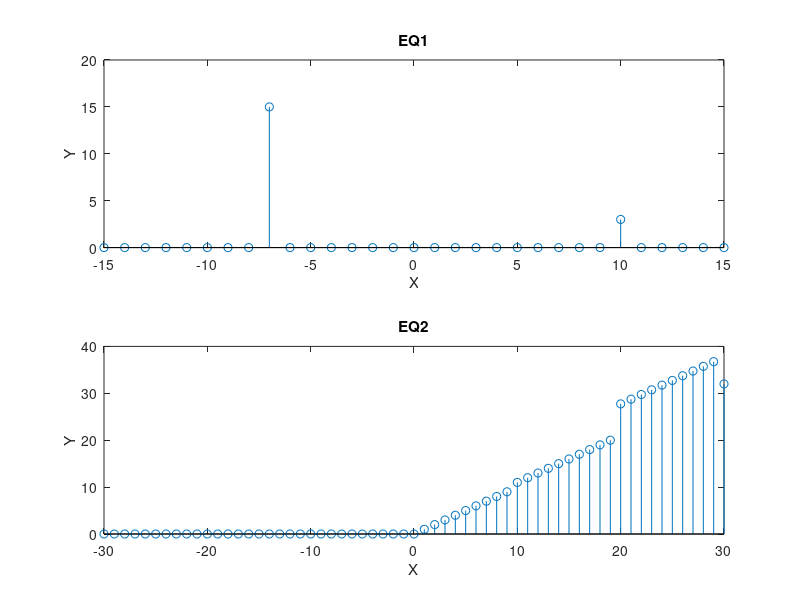

Write MATLAB code to recreate this figure.
% n1=-2:1:2;
% n2=0:1:4;
% x1=[11 -13 15 7 -9];
% x2=[-12 14 6 -8 5];
% 
% figure(1)
% subplot(4,1,1)
% stem(n1-(-5),x1)
% xlabel('X')
% ylabel('Y')
% title('Shift signal right by 5')
% 
% subplot(4,1,2)
% stem(-(n1-(-5)),x1)
% xlabel('X')
% ylabel('Y')
% title('Shift signal left by 5')
% 
% subplot(4,1,3)
% stem(n2-(6),x1)
% xlabel('X')
% ylabel('Y')
% title('Shift signal left by 6')
% 
% 
% subplot(4,1,4)
% stem(-(n2-(6)),x1)
% xlabel('X')
% ylabel('Y')
% title('Shift signal right by 6')
% 
% figure(2)
% subplot(4,1,1)
% stem(n1-(-5),x2)
% xlabel('X')
% ylabel('Y')
% title('Shift signal right by 5')
% 
% subplot(4,1,2)
% stem(-(n1-(-5)),x2)
% xlabel('X')
% ylabel('Y')
% title('Shift signal left by 5')
% 
% subplot(4,1,3)
% stem(n2-(6),x2)
% xlabel('X')
% ylabel('Y')
% title('Shift signal left by 6')
% 
% 
% subplot(4,1,4)
% stem(-(n2-(6)),x2)
% xlabel('X')
% ylabel('Y')
% title('Shift signal right by 6')

n1=-15:15;
n2=-30:30;
x1=3*(n1==10);
x2=15*(n1==-7);
x=x1+x2;
y1=n2.*(n2>=0);
y2=(n2>=10);
y3=(n2>=20);
y4=(n2>=30);
y5=-0.8*(n2>=5);
y6=10.*2.^y5;
y=y1+y2+y3+(y6.*(y3-y4));
figure(1)
subplot(2,1,1)
stem(n1,x)
xlabel('X')
ylabel('Y')
title('EQ1')

subplot(2,1,2)
stem(n2,y)
xlabel('X')
ylabel('Y')
title('EQ2')
